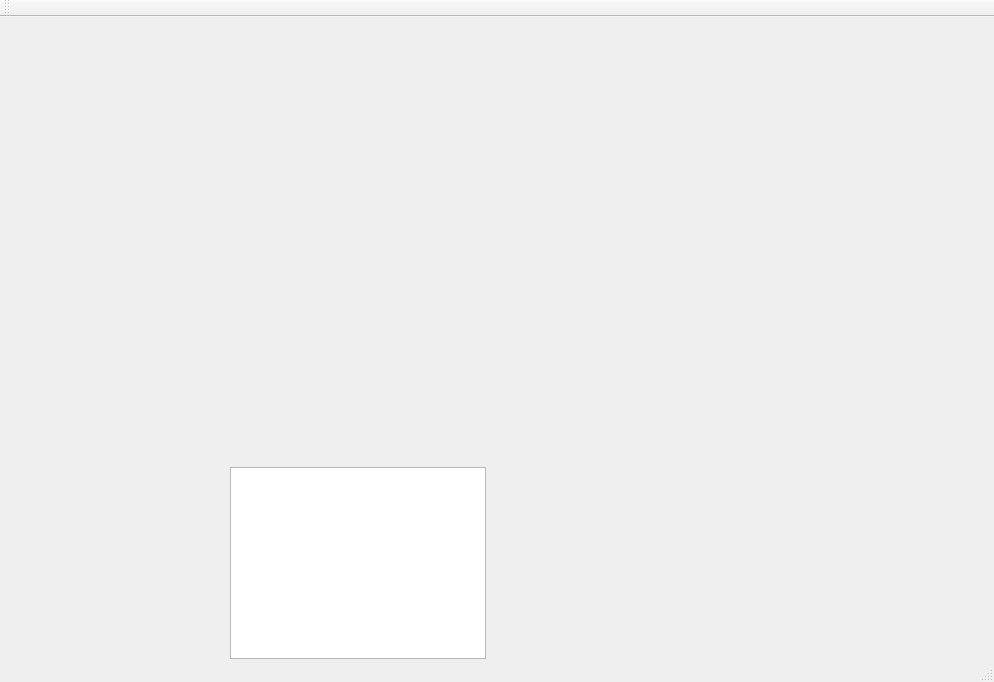
<?xml version="1.0" encoding="UTF-8"?>
<ui version="4.0">
 <class>MainWindow</class>
 <widget class="QMainWindow" name="MainWindow">
  <property name="geometry">
   <rect>
    <x>0</x>
    <y>0</y>
    <width>994</width>
    <height>682</height>
   </rect>
  </property>
  <property name="windowTitle">
   <string>MainWindow</string>
  </property>
  <widget class="QWidget" name="centralWidget">
   <widget class="QTextBrowser" name="textBrowser">
    <property name="geometry">
     <rect>
      <x>230</x>
      <y>450</y>
      <width>256</width>
      <height>192</height>
     </rect>
    </property>
   </widget>
  </widget>
  <widget class="QMenuBar" name="menuBar">
   <property name="geometry">
    <rect>
     <x>0</x>
     <y>0</y>
     <width>994</width>
     <height>22</height>
    </rect>
   </property>
  </widget>
  <widget class="QToolBar" name="mainToolBar">
   <attribute name="toolBarArea">
    <enum>TopToolBarArea</enum>
   </attribute>
   <attribute name="toolBarBreak">
    <bool>false</bool>
   </attribute>
  </widget>
  <widget class="QStatusBar" name="statusBar"/>
 </widget>
 <layoutdefault spacing="6" margin="11"/>
 <resources/>
 <connections/>
</ui>
